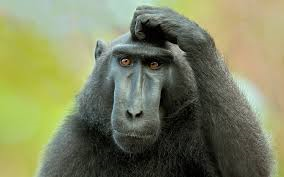
#> input picture zjazd5/szablony_cwiczen/szablony_cwiczen/images/monkey.png, 284 x 177 px; the run also reads 1 picture not shown here
$ jupyter execute 'Numpy zadania szablon.ipynb'   (shell and % lines are left out)
#> lines starting #> are read from the running program, lines starting #| are printed output that depends on the picture
Napisz poniżej funkcję, która wyprintuje Twoje imię i nazwisko:

# Indeksowanie, wycinanie, iterowanie - Indexing, Slicing and Iterating

### Stwórz liste sześcianów liczb od 0 do 9

### wybierz z listy zaznaczone elementy

[ 0, 1, **8**, **27**, **64**, 125, 216, 343, 512, 729]


[ **0**, 1, **8**, 27, **64**, 125, 216, 343, 512, 729]

### przekształć by otrzymać wynik

[-1000, 1,  -1000, 27, -1000,   125,   216,   343,   512, 729]

### Odwróć listę

### Sprawdź typ

### W pętli for wyprintuj dla każdego elementu pierwiastek sześcienny z elementy

### Stwórz macierz 10x10 z kwadratami liczb od 1 do 100

### Stwórz macierz 5x5 gdzie na krawędziach będą 0 a w środku 1

### Stwórz tabliczkę mnożenia liczb od 0 do 9 w postaci dwuwymiarowej macierzy

## Zad 2  Przekształć wczytane obrazki w opisany sposób

[cell 1]
import numpy as np

[cell 2]
# !pip install opencv-python
import matplotlib.pyplot as plt

[cell 3]
import matplotlib.image as mpimg
im1 = mpimg.imread('images/monkey.png')
#> im1 is the input picture: shape (177, 284, 4) float32; mean R, G, B, A 0.491, 0.511, 0.375, 1

[cell 4]
import cv2
im2 = cv2.imread("images/index.jpeg")

[cell 5]
im1.shape
#> Out = (177, 284, 4)

[cell 6]
im2.shape
#> Out = (177, 284, 3)

[cell 7]
plt.imshow(im1)

[cell 8]
plt.imshow(im2)

### stwórz wycinek -  spróbuj wybrać twarz

[cell 9]
plt.imshow(im1[30:60, 80:200])
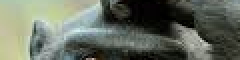
#> shown: shape (30, 120, 4) float32 (shown 2 times larger); mean R, G, B, A 0.399, 0.426, 0.378, 1
